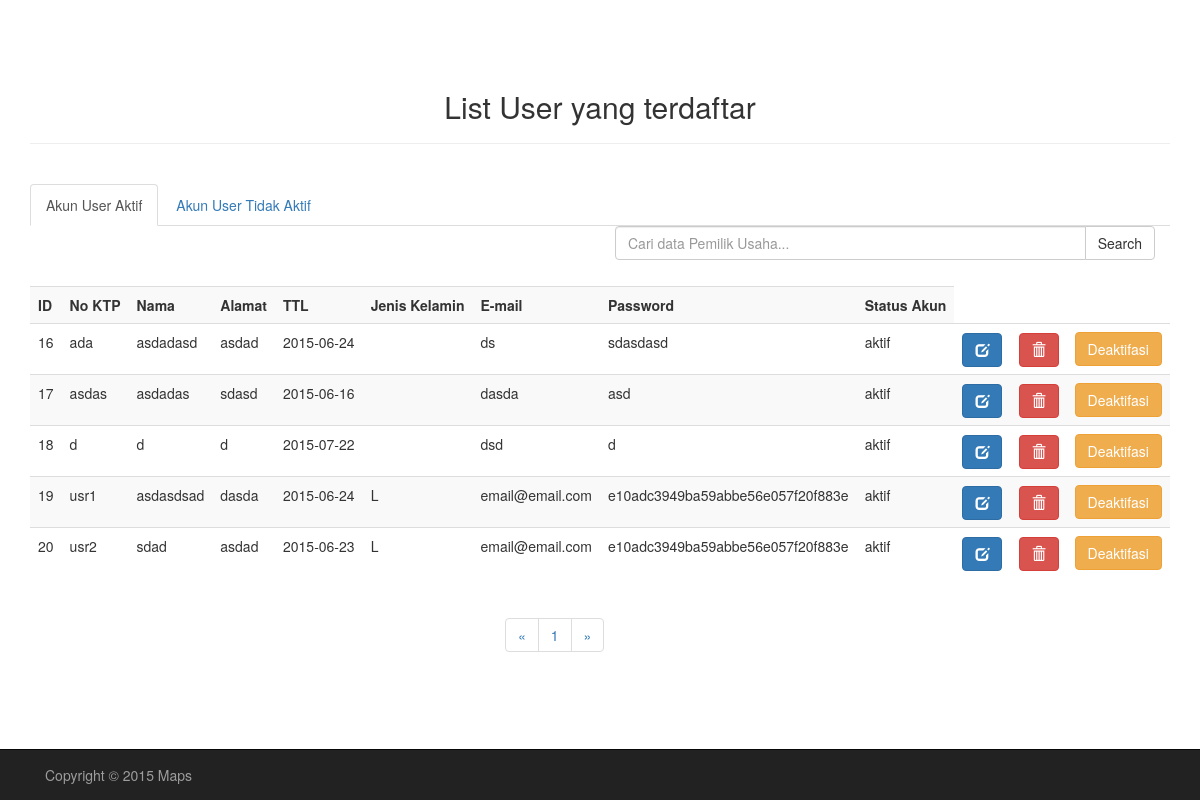
Screenshot of /Program/admin/listUser.php (signed in) with the database file from the repository.
### tables this page shows
CREATE TABLE IF NOT EXISTS `pengusaha` (
  `id_pengusaha` int(11) NOT NULL AUTO_INCREMENT,
  `no_ktp` varchar(17) NOT NULL,
  `nama_pengusaha` varchar(20) NOT NULL,
  `alamat` varchar(40) NOT NULL,
  `ttl` date NOT NULL,
  `jenis_kelamin` varchar(10) NOT NULL,
  `file_ktp` varchar(30) NOT NULL,
  `email` varchar(30) NOT NULL,
  `password` varchar(32) NOT NULL,
  `status_akun` varchar(12) NOT NULL DEFAULT 'tidak aktif',
  PRIMARY KEY (`id_pengusaha`)
);

### Program/admin/listUser.php (the view, shortened to what this page needs)
<!doctype html>
<?php
    $num_rec_per_page=10;
    if (isset($_GET["page"])) { $page  = $_GET["page"]; } else { $page=1; };
    $start_from = ($page-1) * $num_rec_per_page;
?>
<html>
<head>
    <link href="../css/bootstrap.css" rel="stylesheet">
    <link href="../css/custom.css" rel="stylesheet">
    <link href="../css/datepicker.css" rel="stylesheet">
</head>
<body>
<div class="container">
    <h2 class="text-center">List User yang terdaftar</h2><hr/><br>
    <ul class="nav nav-tabs">
                <li class="active"><a href="#dataUserAktif" data-toggle="tab"> Akun User Aktif</a></li>
                <li ><a href="#dataUserNonAktif" data-toggle="tab">Akun User Tidak Aktif</a></li>
             </ul>
    <div class="tab-content">
        <?php
            $sqlUserAktif = "SELECT * FROM pengusaha WHERE status_akun = 'aktif' LIMIT $start_from, $num_rec_per_page";
            $query = mysql_query($sqlUserAktif);
        ?>
        <div class="tab-pane active" id="dataUserAktif">
            <form action = "#" method = "post">
                <div class="col-xs-6 col-sm-6 col-md-6 col-xs-offset-6 col-sm-offset-6">
                <div class="input-group">
                  <input type="text" name="cariUser" class="form-control" placeholder="Cari data Pemilik Usaha...">
                    <span class="input-group-btn">
                        <button type="submit" class="btn btn-default">Search</button>
                    </span>
                </div>
                </div>
            </form><br>
            <br><br>
            <table class="table table-striped">
                <tr>
                    <th>ID</th>
                    <th>No KTP</th>
                    <th>Nama</th>
                    <th>Alamat</th>
                    <th>TTL</th>
                    <th>Jenis Kelamin</th>
                    <th>E-mail</th>
                    <th>Password</th>
                    <th>Status Akun</th>
                </tr>
                <?php
                    $i = 1;
                    while($row = mysql_fetch_array($query))
                    {
                ?>
                        <tr>
                                <td><?=$row['id_pengusaha']?></td>
                                <td><?=$row['no_ktp']?></td>
                                <td><?=$row['nama_pengusaha']?></td>
                                <td><?=$row['alamat']?></td>
                                <td><?=$row['ttl']?></td>
                                <td><?=$row['jenis_kelamin']?></td>
                                <td><?=$row['email']?></td>
                                <td><?=$row['password']?></td>
                                <td><?=$row['status_akun']?></td>
                                <td><button type="button" class="btn btn-primary glyphicon glyphicon-edit" data-toggle="modal" data-target="#UpdateAktif<?=$i?>"></button></td>
                                <td><button class='btn btn-danger glyphicon glyphicon-trash' type="button" data-toggle="modal" data-target="#DeleteAktif<?=$i?>"></button></td>
                                <td><button class='btn btn-warning' type="button" data-toggle="modal" data-target="#Deaktifasi<?=$i?>">Deaktifasi</button></td>
                        </tr>
                <?php
                    $i++;
                     }
                ?>
            </table>
            <?php
                $sql = "SELECT * FROM pengusaha";
                $rs_result = mysql_query($sql);
                $total_records = mysql_num_rows($rs_result);
                $total_pages = ceil($total_records / $num_rec_per_page);
            ?>
            <nav class="col-xs-offset-5 col-sm-offset-5 col-md-offset-5 col-lg-offset-5">
                <ul class="pagination">
                    <li>
                        <a href="listUser.php?page=1" aria-label="First Page">
                            <span aria-hidden="true">&laquo;</span>
                        </a>
                    </li>
                    <?php
                        for ($i=1; $i<=$total_pages; $i++) {
                    ?>
                            <li><a href="listUser.php?page=<?=$i?>"><?=$i?></a></li>
                    <?php
                    };
                    ?>
                    <li>
                        <a href="listUser.php?page=<?=$total_pages?>" aria-label="Last Page">
                            <span aria-hidden="true">&raquo;</span>
                        </a>
                    </li>
                </ul>
            </nav>
        </div>
        <div class="row">
            <div class="navbar navbar-inverse navbar-fixed-bottom ">
                <div class="container">
                    <p class="navbar-text pull-left">Copyright &copy 2015 Maps</p>
                </div>
            </div>
        </div>
    </div>
</html>

### Program/css/custom.css (style rules this page uses)
body { padding-top : 70px; padding-bottom : 70px; }

### rows the page displays
pengusaha: id_pengusaha "16", no_ktp "ada", nama_pengusaha "asdadasd", alamat "asdad", ttl "2015-06-24", email "ds", password "sdasdasd", status_akun "aktif"
pengusaha: id_pengusaha "17", no_ktp "asdas", nama_pengusaha "asdadas", alamat "sdasd", ttl "2015-06-16", email "dasda", password "asd", status_akun "aktif"
pengusaha: id_pengusaha "18", no_ktp "d", nama_pengusaha "d", alamat "d", ttl "2015-07-22", email "dsd", password "d", status_akun "aktif"
pengusaha: id_pengusaha "19", no_ktp "usr1", nama_pengusaha "asdasdsad", alamat "dasda", ttl "2015-06-24", jenis_kelamin "L", email "email@email.com", password "e10adc3949ba59abbe56e057f20f883e", status_akun "aktif"
pengusaha: id_pengusaha "20", no_ktp "usr2", nama_pengusaha "sdad", alamat "asdad", ttl "2015-06-23", jenis_kelamin "L", email "email@email.com", password "e10adc3949ba59abbe56e057f20f883e", status_akun "aktif"
